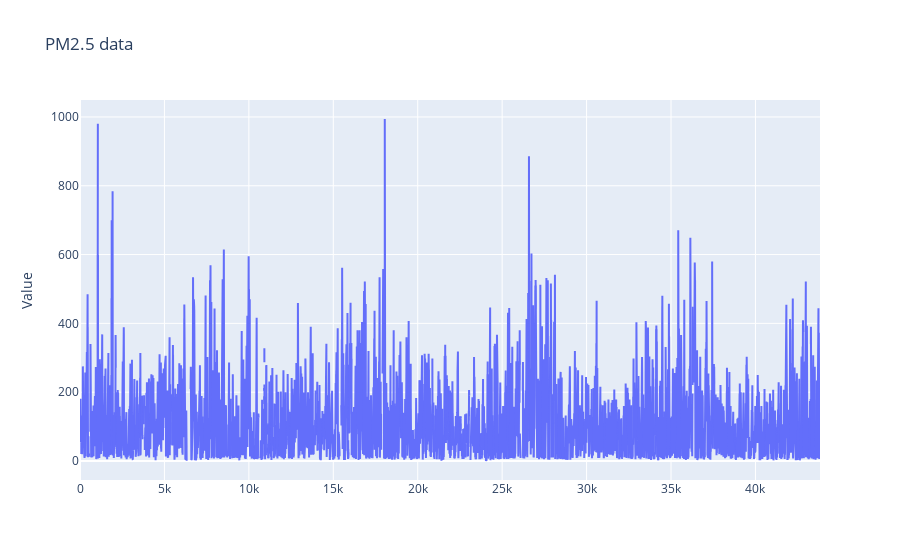

Source (notebook cell):
### Markdown cell above
Lets do a univariate analysis first of the target variable. At first sight we can't see any seasonality, if we zoom in at the first 10000 samples we can clearly see some of the missing data
we detected earlier

### Code cell
# Lets first look at the target variable time series, 
fig = go.Figure(data=go.Scatter(y=df['pm2.5']))
fig.update_layout(title='PM2.5 data', yaxis_title='Value')
fig.show()

### Figure 1 — Plotly figure (JSON) as saved in the notebook; plotly's stock layout.template omitted (floating-point values rounded to 4 significant figures; data arrays with more than 128 entries replaced by an {"elided": "..."} marker saying what was removed)
{"data": [{"type": "scatter", "y": {"elided": "43824 int values"}}], "layout": {"title": {"text": "PM2.5 data"}, "yaxis": {"title": {"text": "Value"}}}}
